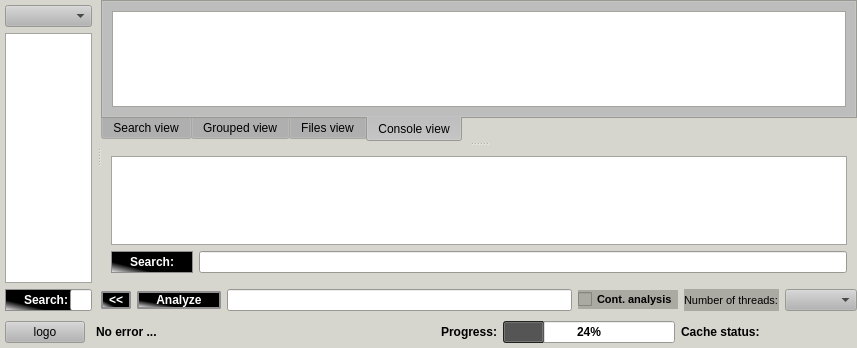
<?xml version="1.0" encoding="UTF-8"?>
<ui version="4.0">
 <class>Form</class>
 <widget class="QWidget" name="Form">
  <property name="geometry">
   <rect>
    <x>0</x>
    <y>0</y>
    <width>857</width>
    <height>348</height>
   </rect>
  </property>
  <property name="sizePolicy">
   <sizepolicy hsizetype="Preferred" vsizetype="Preferred">
    <horstretch>0</horstretch>
    <verstretch>0</verstretch>
   </sizepolicy>
  </property>
  <property name="palette">
   <palette>
    <active>
     <colorrole role="Button">
      <brush brushstyle="SolidPattern">
       <color alpha="255">
        <red>180</red>
        <green>180</green>
        <blue>180</blue>
       </color>
      </brush>
     </colorrole>
     <colorrole role="ButtonText">
      <brush brushstyle="SolidPattern">
       <color alpha="255">
        <red>0</red>
        <green>0</green>
        <blue>0</blue>
       </color>
      </brush>
     </colorrole>
     <colorrole role="Base">
      <brush brushstyle="SolidPattern">
       <color alpha="255">
        <red>255</red>
        <green>255</green>
        <blue>255</blue>
       </color>
      </brush>
     </colorrole>
     <colorrole role="Window">
      <brush brushstyle="SolidPattern">
       <color alpha="255">
        <red>214</red>
        <green>214</green>
        <blue>206</blue>
       </color>
      </brush>
     </colorrole>
     <colorrole role="Highlight">
      <brush brushstyle="SolidPattern">
       <color alpha="170">
        <red>0</red>
        <green>0</green>
        <blue>0</blue>
       </color>
      </brush>
     </colorrole>
     <colorrole role="HighlightedText">
      <brush brushstyle="SolidPattern">
       <color alpha="255">
        <red>255</red>
        <green>255</green>
        <blue>255</blue>
       </color>
      </brush>
     </colorrole>
    </active>
    <inactive>
     <colorrole role="Button">
      <brush brushstyle="SolidPattern">
       <color alpha="255">
        <red>180</red>
        <green>180</green>
        <blue>180</blue>
       </color>
      </brush>
     </colorrole>
     <colorrole role="ButtonText">
      <brush brushstyle="SolidPattern">
       <color alpha="255">
        <red>0</red>
        <green>0</green>
        <blue>0</blue>
       </color>
      </brush>
     </colorrole>
     <colorrole role="Base">
      <brush brushstyle="SolidPattern">
       <color alpha="255">
        <red>255</red>
        <green>255</green>
        <blue>255</blue>
       </color>
      </brush>
     </colorrole>
     <colorrole role="Window">
      <brush brushstyle="SolidPattern">
       <color alpha="255">
        <red>214</red>
        <green>214</green>
        <blue>206</blue>
       </color>
      </brush>
     </colorrole>
     <colorrole role="Highlight">
      <brush brushstyle="SolidPattern">
       <color alpha="170">
        <red>0</red>
        <green>0</green>
        <blue>0</blue>
       </color>
      </brush>
     </colorrole>
     <colorrole role="HighlightedText">
      <brush brushstyle="SolidPattern">
       <color alpha="255">
        <red>255</red>
        <green>255</green>
        <blue>255</blue>
       </color>
      </brush>
     </colorrole>
    </inactive>
    <disabled>
     <colorrole role="Button">
      <brush brushstyle="SolidPattern">
       <color alpha="255">
        <red>180</red>
        <green>180</green>
        <blue>180</blue>
       </color>
      </brush>
     </colorrole>
     <colorrole role="ButtonText">
      <brush brushstyle="SolidPattern">
       <color alpha="127">
        <red>255</red>
        <green>255</green>
        <blue>255</blue>
       </color>
      </brush>
     </colorrole>
     <colorrole role="Base">
      <brush brushstyle="SolidPattern">
       <color alpha="255">
        <red>214</red>
        <green>214</green>
        <blue>206</blue>
       </color>
      </brush>
     </colorrole>
     <colorrole role="Window">
      <brush brushstyle="SolidPattern">
       <color alpha="255">
        <red>214</red>
        <green>214</green>
        <blue>206</blue>
       </color>
      </brush>
     </colorrole>
     <colorrole role="Highlight">
      <brush brushstyle="SolidPattern">
       <color alpha="170">
        <red>31</red>
        <green>117</green>
        <blue>204</blue>
       </color>
      </brush>
     </colorrole>
     <colorrole role="HighlightedText">
      <brush brushstyle="SolidPattern">
       <color alpha="255">
        <red>255</red>
        <green>255</green>
        <blue>255</blue>
       </color>
      </brush>
     </colorrole>
    </disabled>
   </palette>
  </property>
  <property name="font">
   <font>
    <weight>50</weight>
    <bold>false</bold>
   </font>
  </property>
  <property name="contextMenuPolicy">
   <enum>Qt::CustomContextMenu</enum>
  </property>
  <property name="windowTitle">
   <string>Form</string>
  </property>
  <property name="windowOpacity">
   <double>1.000000000000000</double>
  </property>
  <layout class="QVBoxLayout" name="verticalLayout_3">
   <property name="spacing">
    <number>5</number>
   </property>
   <property name="leftMargin">
    <number>0</number>
   </property>
   <property name="topMargin">
    <number>0</number>
   </property>
   <property name="rightMargin">
    <number>0</number>
   </property>
   <property name="bottomMargin">
    <number>0</number>
   </property>
   <item>
    <widget class="QSplitter" name="splitter_patterns_results">
     <property name="sizePolicy">
      <sizepolicy hsizetype="Expanding" vsizetype="Expanding">
       <horstretch>0</horstretch>
       <verstretch>0</verstretch>
      </sizepolicy>
     </property>
     <property name="orientation">
      <enum>Qt::Horizontal</enum>
     </property>
     <widget class="QWidget" name="patternsTopWidget" native="true">
      <property name="sizePolicy">
       <sizepolicy hsizetype="Ignored" vsizetype="Maximum">
        <horstretch>2</horstretch>
        <verstretch>0</verstretch>
       </sizepolicy>
      </property>
      <layout class="QVBoxLayout" name="verticalLayout_2">
       <property name="spacing">
        <number>6</number>
       </property>
       <property name="sizeConstraint">
        <enum>QLayout::SetMaximumSize</enum>
       </property>
       <property name="leftMargin">
        <number>5</number>
       </property>
       <property name="topMargin">
        <number>5</number>
       </property>
       <property name="rightMargin">
        <number>5</number>
       </property>
       <property name="bottomMargin">
        <number>0</number>
       </property>
       <item>
        <layout class="QVBoxLayout" name="patternsLayout" stretch="0,0,0">
         <property name="spacing">
          <number>6</number>
         </property>
         <property name="leftMargin">
          <number>0</number>
         </property>
         <item>
          <widget class="QComboBox" name="configComboBox"/>
         </item>
         <item>
          <widget class="CPatternsView" name="patternsTreeView">
           <property name="contextMenuPolicy">
            <enum>Qt::CustomContextMenu</enum>
           </property>
           <property name="sortingEnabled">
            <bool>true</bool>
           </property>
           <attribute name="headerDefaultSectionSize">
            <number>100</number>
           </attribute>
           <attribute name="headerMinimumSectionSize">
            <number>28</number>
           </attribute>
           <attribute name="headerShowSortIndicator" stdset="0">
            <bool>true</bool>
           </attribute>
           <attribute name="headerStretchLastSection">
            <bool>false</bool>
           </attribute>
          </widget>
         </item>
         <item>
          <layout class="QHBoxLayout" name="patternsHorizontalSubLayout">
           <property name="leftMargin">
            <number>0</number>
           </property>
           <property name="topMargin">
            <number>0</number>
           </property>
           <property name="rightMargin">
            <number>0</number>
           </property>
           <item>
            <widget class="QLabel" name="patternsSearchLabel">
             <property name="sizePolicy">
              <sizepolicy hsizetype="Preferred" vsizetype="Preferred">
               <horstretch>10</horstretch>
               <verstretch>0</verstretch>
              </sizepolicy>
             </property>
             <property name="font">
              <font>
               <weight>75</weight>
               <bold>true</bold>
              </font>
             </property>
             <property name="styleSheet">
              <string notr="true">QLabel {
    border: 1px solid #8f8f91;
    background-color: qlineargradient(spread:pad, x1:0.259, y1:0.720909, x2:0, y2:1, stop:0 rgba(0, 0, 0, 255), stop:1 rgba(255, 255, 255, 255));
    min-width: 80px;
	color: rgb(255, 255, 255);
}</string>
             </property>
             <property name="text">
              <string>Search:</string>
             </property>
             <property name="textFormat">
              <enum>Qt::AutoText</enum>
             </property>
             <property name="alignment">
              <set>Qt::AlignCenter</set>
             </property>
             <property name="margin">
              <number>0</number>
             </property>
            </widget>
           </item>
           <item>
            <widget class="QLineEdit" name="patternsSearchInput">
             <property name="sizePolicy">
              <sizepolicy hsizetype="Expanding" vsizetype="Fixed">
               <horstretch>30</horstretch>
               <verstretch>0</verstretch>
              </sizepolicy>
             </property>
            </widget>
           </item>
          </layout>
         </item>
        </layout>
       </item>
      </layout>
     </widget>
     <widget class="QWidget" name="resultsTopWidget" native="true">
      <property name="sizePolicy">
       <sizepolicy hsizetype="Ignored" vsizetype="Maximum">
        <horstretch>8</horstretch>
        <verstretch>0</verstretch>
       </sizepolicy>
      </property>
      <layout class="QVBoxLayout" name="verticalLayout_7">
       <property name="leftMargin">
        <number>0</number>
       </property>
       <property name="topMargin">
        <number>0</number>
       </property>
       <property name="rightMargin">
        <number>0</number>
       </property>
       <property name="bottomMargin">
        <number>0</number>
       </property>
       <item>
        <widget class="QSplitter" name="splitter_tabWidget_filters">
         <property name="orientation">
          <enum>Qt::Vertical</enum>
         </property>
         <property name="handleWidth">
          <number>4</number>
         </property>
         <widget class="QTabWidget" name="tabWidget">
          <property name="sizePolicy">
           <sizepolicy hsizetype="Expanding" vsizetype="Expanding">
            <horstretch>0</horstretch>
            <verstretch>50</verstretch>
           </sizepolicy>
          </property>
          <property name="contextMenuPolicy">
           <enum>Qt::DefaultContextMenu</enum>
          </property>
          <property name="tabPosition">
           <enum>QTabWidget::South</enum>
          </property>
          <property name="currentIndex">
           <number>3</number>
          </property>
          <property name="iconSize">
           <size>
            <width>16</width>
            <height>16</height>
           </size>
          </property>
          <widget class="QWidget" name="searchViewTab">
           <attribute name="title">
            <string>Search view</string>
           </attribute>
           <layout class="QVBoxLayout" name="verticalLayout_5">
            <item>
             <widget class="CSearchResultView" name="searchView">
              <property name="sizePolicy">
               <sizepolicy hsizetype="Expanding" vsizetype="Expanding">
                <horstretch>0</horstretch>
                <verstretch>40</verstretch>
               </sizepolicy>
              </property>
              <property name="font">
               <font>
                <family>Courier 10 Pitch</family>
                <pointsize>8</pointsize>
                <weight>50</weight>
                <bold>false</bold>
               </font>
              </property>
              <property name="contextMenuPolicy">
               <enum>Qt::CustomContextMenu</enum>
              </property>
              <property name="editTriggers">
               <set>QAbstractItemView::NoEditTriggers</set>
              </property>
              <property name="tabKeyNavigation">
               <bool>false</bool>
              </property>
              <property name="dragDropOverwriteMode">
               <bool>true</bool>
              </property>
              <property name="selectionBehavior">
               <enum>QAbstractItemView::SelectRows</enum>
              </property>
              <property name="textElideMode">
               <enum>Qt::ElideRight</enum>
              </property>
              <property name="horizontalScrollMode">
               <enum>QAbstractItemView::ScrollPerPixel</enum>
              </property>
              <property name="wordWrap">
               <bool>false</bool>
              </property>
              <attribute name="horizontalHeaderVisible">
               <bool>false</bool>
              </attribute>
              <attribute name="horizontalHeaderStretchLastSection">
               <bool>true</bool>
              </attribute>
              <attribute name="verticalHeaderVisible">
               <bool>false</bool>
              </attribute>
              <attribute name="verticalHeaderHighlightSections">
               <bool>false</bool>
              </attribute>
             </widget>
            </item>
           </layout>
          </widget>
          <widget class="QWidget" name="groupedViewTab">
           <attribute name="title">
            <string>Grouped view</string>
           </attribute>
           <layout class="QVBoxLayout" name="verticalLayout_4">
            <item>
             <widget class="CGroupedView" name="groupedView">
              <property name="sizePolicy">
               <sizepolicy hsizetype="Minimum" vsizetype="Expanding">
                <horstretch>0</horstretch>
                <verstretch>0</verstretch>
               </sizepolicy>
              </property>
              <property name="font">
               <font>
                <family>Courier 10 Pitch</family>
                <pointsize>8</pointsize>
                <weight>50</weight>
                <bold>false</bold>
               </font>
              </property>
              <property name="contextMenuPolicy">
               <enum>Qt::CustomContextMenu</enum>
              </property>
              <property name="selectionMode">
               <enum>QAbstractItemView::ExtendedSelection</enum>
              </property>
              <property name="selectionBehavior">
               <enum>QAbstractItemView::SelectRows</enum>
              </property>
              <property name="animated">
               <bool>false</bool>
              </property>
              <property name="expandsOnDoubleClick">
               <bool>false</bool>
              </property>
              <attribute name="headerVisible">
               <bool>false</bool>
              </attribute>
              <attribute name="headerShowSortIndicator" stdset="0">
               <bool>true</bool>
              </attribute>
             </widget>
            </item>
            <item>
             <widget class="QPushButton" name="pushButton">
              <property name="sizePolicy">
               <sizepolicy hsizetype="Minimum" vsizetype="Fixed">
                <horstretch>2</horstretch>
                <verstretch>0</verstretch>
               </sizepolicy>
              </property>
              <property name="font">
               <font>
                <weight>75</weight>
                <bold>true</bold>
               </font>
              </property>
              <property name="mouseTracking">
               <bool>false</bool>
              </property>
              <property name="statusTip">
               <string/>
              </property>
              <property name="whatsThis">
               <string>&lt;html&gt;&lt;head/&gt;&lt;body&gt;&lt;p&gt;&lt;br/&gt;&lt;/p&gt;&lt;/body&gt;&lt;/html&gt;</string>
              </property>
              <property name="accessibleDescription">
               <string/>
              </property>
              <property name="styleSheet">
               <string notr="true">QPushButton {
    border: 2px solid #8f8f91;
    border-radius: 2px;
    background-color: qlineargradient(spread:pad, x1:0.259, y1:0.720909, x2:0, y2:1, stop:0 rgba(0, 0, 0, 255), stop:1 rgba(255, 255, 255, 255));
    min-width: 80px;
	color: rgb(255, 255, 255);
}

QPushButton:pressed {
    border: 2px solid #8f8f91;
    background-color: qlineargradient(spread:pad, x1:0.169461, y1:0.181, x2:0, y2:0.954182, stop:0 rgba(0, 0, 0, 255), stop:1 rgba(255, 255, 255, 255));
	color: rgb(255, 255, 255);
}

QPushButton:hover:!pressed{
    border: 2px solid #9ccfdd;
    background-color: qlineargradient(spread:pad, x1:0.119, y1:0.561682, x2:0.034, y2:0.926, stop:0 rgba(67, 115, 118, 255), stop:1 rgba(171, 211, 205, 255));
	color: rgb(255, 255, 255);
}</string>
              </property>
              <property name="text">
               <string>Export to HTML</string>
              </property>
             </widget>
            </item>
           </layout>
          </widget>
          <widget class="QWidget" name="filesViewTab">
           <attribute name="title">
            <string>Files view</string>
           </attribute>
           <layout class="QHBoxLayout" name="horizontalLayout">
            <item>
             <widget class="QTextEdit" name="filesTextEdit">
              <property name="readOnly">
               <bool>true</bool>
              </property>
             </widget>
            </item>
           </layout>
          </widget>
          <widget class="QWidget" name="consoleViewTab">
           <attribute name="title">
            <string>Console view</string>
           </attribute>
           <layout class="QVBoxLayout" name="verticalLayout_6">
            <item>
             <widget class="QPlainTextEdit" name="consoleView">
              <property name="font">
               <font>
                <family>Times New Roman</family>
                <pointsize>8</pointsize>
                <italic>false</italic>
               </font>
              </property>
             </widget>
            </item>
           </layout>
          </widget>
         </widget>
         <widget class="QWidget" name="verticalLayoutWidget">
          <layout class="QVBoxLayout" name="filtersLayout" stretch="0,0">
           <property name="sizeConstraint">
            <enum>QLayout::SetMinimumSize</enum>
           </property>
           <property name="leftMargin">
            <number>10</number>
           </property>
           <property name="topMargin">
            <number>10</number>
           </property>
           <property name="rightMargin">
            <number>10</number>
           </property>
           <property name="bottomMargin">
            <number>10</number>
           </property>
           <item>
            <widget class="CFiltersView" name="filtersTreeView">
             <property name="sizePolicy">
              <sizepolicy hsizetype="Expanding" vsizetype="Expanding">
               <horstretch>0</horstretch>
               <verstretch>0</verstretch>
              </sizepolicy>
             </property>
             <property name="font">
              <font>
               <weight>75</weight>
               <bold>true</bold>
              </font>
             </property>
             <property name="contextMenuPolicy">
              <enum>Qt::CustomContextMenu</enum>
             </property>
             <property name="selectionBehavior">
              <enum>QAbstractItemView::SelectItems</enum>
             </property>
             <property name="sortingEnabled">
              <bool>true</bool>
             </property>
             <property name="animated">
              <bool>false</bool>
             </property>
             <property name="wordWrap">
              <bool>false</bool>
             </property>
             <property name="expandsOnDoubleClick">
              <bool>false</bool>
             </property>
             <attribute name="headerStretchLastSection">
              <bool>true</bool>
             </attribute>
            </widget>
           </item>
           <item>
            <layout class="QHBoxLayout" name="filtersHorizontalSubLayout">
             <property name="leftMargin">
              <number>0</number>
             </property>
             <property name="topMargin">
              <number>0</number>
             </property>
             <item>
              <widget class="QLabel" name="label">
               <property name="sizePolicy">
                <sizepolicy hsizetype="Preferred" vsizetype="Preferred">
                 <horstretch>10</horstretch>
                 <verstretch>0</verstretch>
                </sizepolicy>
               </property>
               <property name="font">
                <font>
                 <weight>75</weight>
                 <bold>true</bold>
                </font>
               </property>
               <property name="styleSheet">
                <string notr="true">QLabel {
    border: 1px solid #8f8f91;
    background-color: qlineargradient(spread:pad, x1:0.259, y1:0.720909, x2:0, y2:1, stop:0 rgba(0, 0, 0, 255), stop:1 rgba(255, 255, 255, 255));
    min-width: 80px;
	color: rgb(255, 255, 255);
}</string>
               </property>
               <property name="text">
                <string>Search:</string>
               </property>
               <property name="alignment">
                <set>Qt::AlignCenter</set>
               </property>
              </widget>
             </item>
             <item>
              <widget class="QLineEdit" name="filtersSearchInput">
               <property name="sizePolicy">
                <sizepolicy hsizetype="Expanding" vsizetype="Fixed">
                 <horstretch>190</horstretch>
                 <verstretch>0</verstretch>
                </sizepolicy>
               </property>
              </widget>
             </item>
            </layout>
           </item>
          </layout>
         </widget>
        </widget>
       </item>
       <item>
        <layout class="QHBoxLayout" name="triggerButtonsLayout">
         <property name="spacing">
          <number>6</number>
         </property>
         <property name="sizeConstraint">
          <enum>QLayout::SetFixedSize</enum>
         </property>
         <item>
          <widget class="QPushButton" name="hidePatterns">
           <property name="sizePolicy">
            <sizepolicy hsizetype="Fixed" vsizetype="Fixed">
             <horstretch>0</horstretch>
             <verstretch>0</verstretch>
            </sizepolicy>
           </property>
           <property name="minimumSize">
            <size>
             <width>30</width>
             <height>0</height>
            </size>
           </property>
           <property name="maximumSize">
            <size>
             <width>30</width>
             <height>16777215</height>
            </size>
           </property>
           <property name="font">
            <font>
             <weight>75</weight>
             <italic>false</italic>
             <bold>true</bold>
             <underline>false</underline>
            </font>
           </property>
           <property name="contextMenuPolicy">
            <enum>Qt::NoContextMenu</enum>
           </property>
           <property name="styleSheet">
            <string notr="true">QPushButton {
    border: 2px solid #8f8f91;
    border-radius: 2px;
    background-color: qlineargradient(spread:pad, x1:0.259, y1:0.720909, x2:0, y2:1, stop:0 rgba(0, 0, 0, 255), stop:1 rgba(255, 255, 255, 255));
	color: rgb(255, 255, 255);
}

QPushButton:pressed {
    border: 2px solid #8f8f91;
    background-color: qlineargradient(spread:pad, x1:0.169461, y1:0.181, x2:0, y2:0.954182, stop:0 rgba(0, 0, 0, 255), stop:1 rgba(255, 255, 255, 255));
	color: rgb(255, 255, 255);
}

QPushButton:hover:!pressed{
    border: 2px solid #9ccfdd;
    background-color: qlineargradient(spread:pad, x1:0.119, y1:0.561682, x2:0.034, y2:0.926, stop:0 rgba(67, 115, 118, 255), stop:1 rgba(171, 211, 205, 255));
	color: rgb(255, 255, 255);
}</string>
           </property>
           <property name="text">
            <string>&lt;&lt;</string>
           </property>
          </widget>
         </item>
         <item>
          <widget class="QPushButton" name="analyze">
           <property name="sizePolicy">
            <sizepolicy hsizetype="Minimum" vsizetype="Fixed">
             <horstretch>10</horstretch>
             <verstretch>0</verstretch>
            </sizepolicy>
           </property>
           <property name="maximumSize">
            <size>
             <width>16777215</width>
             <height>16777215</height>
            </size>
           </property>
           <property name="font">
            <font>
             <weight>75</weight>
             <bold>true</bold>
            </font>
           </property>
           <property name="contextMenuPolicy">
            <enum>Qt::CustomContextMenu</enum>
           </property>
           <property name="styleSheet">
            <string notr="true">QPushButton {
    border: 2px solid #8f8f91;
    border-radius: 2px;
    background-color: qlineargradient(spread:pad, x1:0.259, y1:0.720909, x2:0, y2:1, stop:0 rgba(0, 0, 0, 255), stop:1 rgba(255, 255, 255, 255));
    min-width: 80px;
	color: rgb(255, 255, 255);
}

QPushButton:pressed {
    border: 2px solid #8f8f91;
    background-color: qlineargradient(spread:pad, x1:0.169461, y1:0.181, x2:0, y2:0.954182, stop:0 rgba(0, 0, 0, 255), stop:1 rgba(255, 255, 255, 255));
	color: rgb(255, 255, 255);
}

QPushButton:hover:!pressed{
    border: 2px solid #9ccfdd;
    background-color: qlineargradient(spread:pad, x1:0.119, y1:0.561682, x2:0.034, y2:0.926, stop:0 rgba(67, 115, 118, 255), stop:1 rgba(171, 211, 205, 255));
	color: rgb(255, 255, 255);
}</string>
           </property>
           <property name="text">
            <string>Analyze</string>
           </property>
          </widget>
         </item>
         <item>
          <widget class="QLineEdit" name="regex">
           <property name="sizePolicy">
            <sizepolicy hsizetype="Minimum" vsizetype="Fixed">
             <horstretch>190</horstretch>
             <verstretch>0</verstretch>
            </sizepolicy>
           </property>
           <property name="maximumSize">
            <size>
             <width>16777215</width>
             <height>16777215</height>
            </size>
           </property>
           <property name="contextMenuPolicy">
            <enum>Qt::CustomContextMenu</enum>
           </property>
          </widget>
         </item>
         <item>
          <widget class="QCheckBox" name="continuousAnalysis">
           <property name="sizePolicy">
            <sizepolicy hsizetype="Minimum" vsizetype="Fixed">
             <horstretch>1</horstretch>
             <verstretch>0</verstretch>
            </sizepolicy>
           </property>
           <property name="font">
            <font>
             <pointsize>8</pointsize>
             <weight>75</weight>
             <bold>true</bold>
            </font>
           </property>
           <property name="autoFillBackground">
            <bool>false</bool>
           </property>
           <property name="styleSheet">
            <string notr="true">background-color: rgb(170, 169, 162);
color: rgb(0, 0, 0);</string>
           </property>
           <property name="text">
            <string>Cont. analysis</string>
           </property>
          </widget>
         </item>
         <item>
          <widget class="QLabel" name="numberOfThreadsLabel">
           <property name="sizePolicy">
            <sizepolicy hsizetype="Preferred" vsizetype="Preferred">
             <horstretch>1</horstretch>
             <verstretch>0</verstretch>
            </sizepolicy>
           </property>
           <property name="font">
            <font>
             <pointsize>8</pointsize>
            </font>
           </property>
           <property name="autoFillBackground">
            <bool>false</bool>
           </property>
           <property name="styleSheet">
            <string notr="true">background-color: rgb(170, 169, 162);
color: rgb(0, 0, 0);</string>
           </property>
           <property name="text">
            <string>Number of threads:</string>
           </property>
           <property name="alignment">
            <set>Qt::AlignLeading|Qt::AlignLeft|Qt::AlignVCenter</set>
           </property>
          </widget>
         </item>
         <item>
          <widget class="QComboBox" name="numberOfThreads">
           <property name="sizePolicy">
            <sizepolicy hsizetype="Preferred" vsizetype="Fixed">
             <horstretch>1</horstretch>
             <verstretch>0</verstretch>
            </sizepolicy>
           </property>
          </widget>
         </item>
        </layout>
       </item>
      </layout>
     </widget>
    </widget>
   </item>
   <item>
    <layout class="QHBoxLayout" name="statusLayout" stretch="0,0,0,0,0,0">
     <property name="spacing">
      <number>6</number>
     </property>
     <property name="sizeConstraint">
      <enum>QLayout::SetDefaultConstraint</enum>
     </property>
     <property name="leftMargin">
      <number>5</number>
     </property>
     <property name="topMargin">
      <number>5</number>
     </property>
     <property name="rightMargin">
      <number>5</number>
     </property>
     <property name="bottomMargin">
      <number>5</number>
     </property>
     <item>
      <widget class="CLogo" name="iconButton">
       <property name="text">
        <string>logo</string>
       </property>
       <property name="autoDefault">
        <bool>false</bool>
       </property>
       <property name="default">
        <bool>false</bool>
       </property>
       <property name="flat">
        <bool>false</bool>
       </property>
      </widget>
     </item>
     <item>
      <widget class="QLabel" name="error">
       <property name="sizePolicy">
        <sizepolicy hsizetype="Preferred" vsizetype="Preferred">
         <horstretch>20</horstretch>
         <verstretch>0</verstretch>
        </sizepolicy>
       </property>
       <property name="minimumSize">
        <size>
         <width>0</width>
         <height>0</height>
        </size>
       </property>
       <property name="font">
        <font>
         <weight>75</weight>
         <bold>true</bold>
        </font>
       </property>
       <property name="text">
        <string>No error ... </string>
       </property>
       <property name="scaledContents">
        <bool>false</bool>
       </property>
       <property name="wordWrap">
        <bool>true</bool>
       </property>
       <property name="margin">
        <number>1</number>
       </property>
       <property name="indent">
        <number>5</number>
       </property>
      </widget>
     </item>
     <item>
      <widget class="QLabel" name="progressLabel">
       <property name="sizePolicy">
        <sizepolicy hsizetype="Preferred" vsizetype="Preferred">
         <horstretch>3</horstretch>
         <verstretch>0</verstretch>
        </sizepolicy>
       </property>
       <property name="font">
        <font>
         <weight>75</weight>
         <bold>true</bold>
        </font>
       </property>
       <property name="text">
        <string>Progress:</string>
       </property>
       <property name="alignment">
        <set>Qt::AlignCenter</set>
       </property>
      </widget>
     </item>
     <item>
      <widget class="QProgressBar" name="progressBar">
       <property name="sizePolicy">
        <sizepolicy hsizetype="Preferred" vsizetype="Preferred">
         <horstretch>10</horstretch>
         <verstretch>0</verstretch>
        </sizepolicy>
       </property>
       <property name="font">
        <font>
         <weight>75</weight>
         <bold>true</bold>
        </font>
       </property>
       <property name="value">
        <number>24</number>
       </property>
      </widget>
     </item>
     <item>
      <widget class="QLabel" name="cacheStatusNameLabel">
       <property name="sizePolicy">
        <sizepolicy hsizetype="Preferred" vsizetype="Preferred">
         <horstretch>0</horstretch>
         <verstretch>0</verstretch>
        </sizepolicy>
       </property>
       <property name="font">
        <font>
         <weight>75</weight>
         <bold>true</bold>
        </font>
       </property>
       <property name="text">
        <string>Cache status:</string>
       </property>
      </widget>
     </item>
     <item>
      <widget class="QLabel" name="cacheStatusLabel">
       <property name="sizePolicy">
        <sizepolicy hsizetype="Preferred" vsizetype="Preferred">
         <horstretch>5</horstretch>
         <verstretch>0</verstretch>
        </sizepolicy>
       </property>
       <property name="font">
        <font>
         <weight>75</weight>
         <bold>true</bold>
        </font>
       </property>
       <property name="text">
        <string/>
       </property>
      </widget>
     </item>
    </layout>
   </item>
  </layout>
 </widget>
 <customwidgets>
  <customwidget>
   <class>CSearchResultView</class>
   <extends>QTableView</extends>
   <header>CSearchResultView.hpp</header>
  </customwidget>
  <customwidget>
   <class>CLogo</class>
   <extends>QPushButton</extends>
   <header>CLogo.hpp</header>
  </customwidget>
  <customwidget>
   <class>CGroupedView</class>
   <extends>QTreeView</extends>
   <header>CGroupedView.hpp</header>
  </customwidget>
  <customwidget>
   <class>CPatternsView</class>
   <extends>QTreeView</extends>
   <header>CPatternsView.hpp</header>
  </customwidget>
  <customwidget>
   <class>CFiltersView</class>
   <extends>QTreeView</extends>
   <header>CFiltersView.hpp</header>
  </customwidget>
 </customwidgets>
 <resources/>
 <connections/>
</ui>
